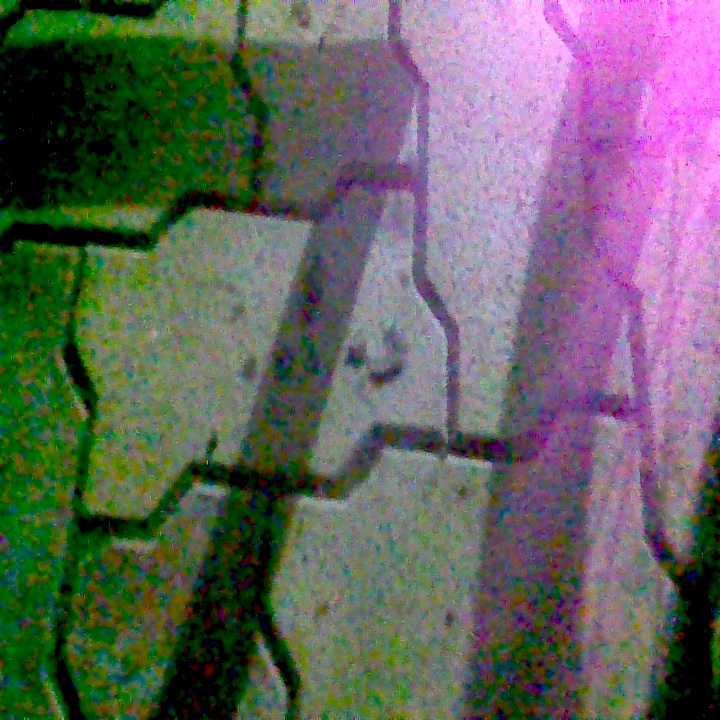
#> input picture rpicam_ai_interface/inputImg.jpg, 720 x 720 px
$ python -i perspectiveImage.py   (imports and definitions only)
#> lines starting #> are read from the running program, lines starting #| are printed output that depends on the picture
#> further down, picture is the input picture: shape (720, 720, 3); mean B, G, R 95.3, 98.5, 99.5
import numpy as np
import cv2 as cv


def perspective(rawImg):
    #input: Getting input/raw image from rpicam_ai_interface.py
    #output: Returns the perspected image taken from camera
    #Description: Used for converting the angle viewed image into bird eye view image

    input_img = "src/rpicam_ai_interface/inputImg.jpg"

    #Perspected image storage path
    output_img = "src/rpicam_ai_interface/perspectedImg.jpg"

    cv.imwrite(input_img,rawImg)
    input_img = cv.imread(input_img)
    input_img = cv.resize(input_img,(512,512))
#> input_img: shape (512, 512, 3)

    #-----USER INPUT REQUIRED-----------#
    #Manually getting this coordinates (from mouse_perspective.py)
    #Delta robot working region
    #Take note image center coordinate from manully clicked image
    cordi_x = [121,347,390,112]
    cordi_y = [84,48,455,501]
    src_cord = np.float32([[cordi_x[0]+2,cordi_y[0]],[cordi_x[1]-2,cordi_y[1]],[cordi_x[2]-0.2,cordi_y[2]],[cordi_x[3]+0.2,cordi_y[3]]])

    #Define width and height of perspected image
    w = cordi_x[2] - cordi_x[3]
    h = cordi_y[2] - cordi_y[1]
    dst_cord = np.float32([[0,0],[w,0],[w,h],[0,h]])
    M = cv.getPerspectiveTransform(src_cord,dst_cord)
    img_dst = cv.warpPerspective(input_img,M,(w,h),flags=cv.INTER_LINEAR)
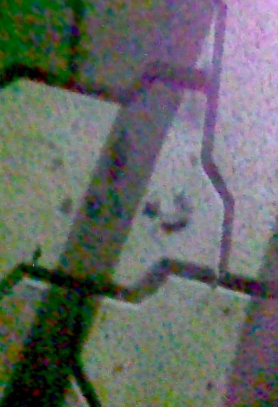
#> img_dst: shape (407, 278, 3); mean B, G, R 99.9, 104.5, 100

    img_dst = cv.resize(img_dst, (512,512))     #enter the resize image output dimension
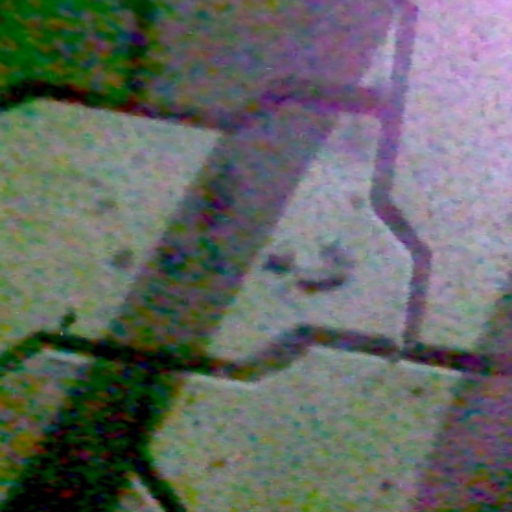
#> img_dst: shape (512, 512, 3); mean B, G, R 99.7, 104.4, 99.9
    cv.imwrite(output_img,img_dst)

    return img_dst

# [4 lines of commented-out code are left out]

>>> import cv2
>>> picture = cv2.imread('../inputImg.jpg')
>>> result = perspective(picture)

$ run again, on rpicam_ai_interface/perspectedImg.jpg
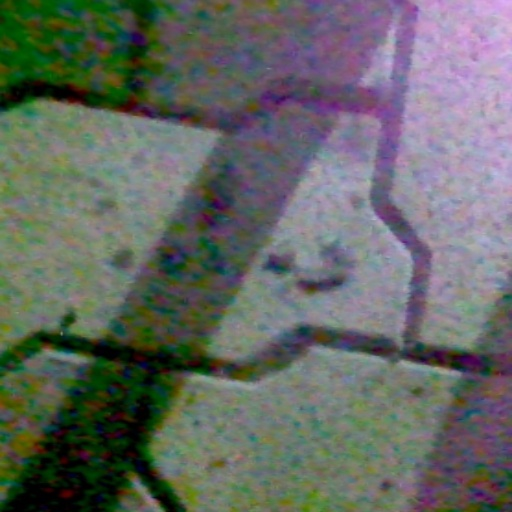
#> input picture rpicam_ai_interface/perspectedImg.jpg, 512 x 512 px
#> picture is the input picture: shape (512, 512, 3); mean B, G, R 99.7, 104.4, 99.8
#> in perspective, `img_dst = cv.warpPerspective(input_img,M,(w,h),flags=cv.INTER_LINEAR)`:
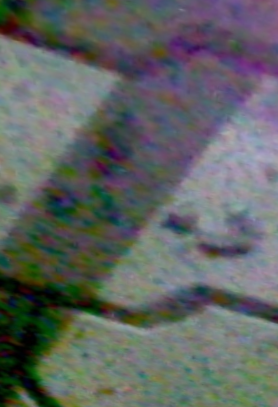
#> img_dst: shape (407, 278, 3); mean B, G, R 98.5, 100.2, 95.8
#> in perspective, `img_dst = cv.resize(img_dst, (512,512))`:
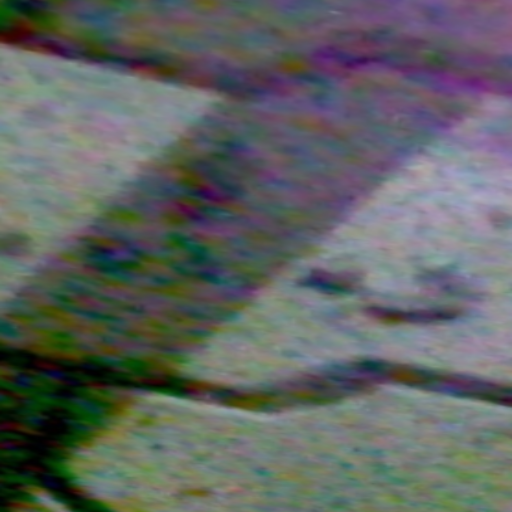
#> img_dst: shape (512, 512, 3); mean B, G, R 98.4, 100.1, 95.7
